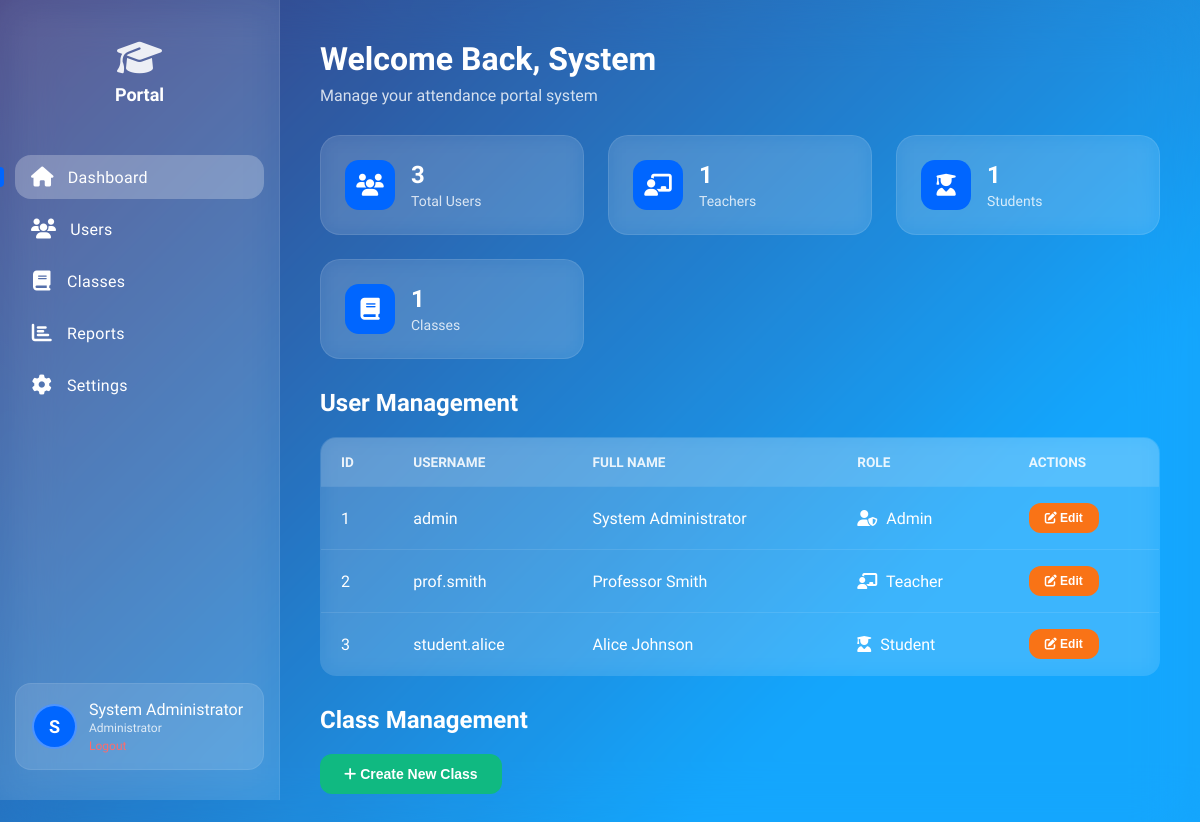
Page /admin/ (signed in) on the committed database.
### tables this page shows
CREATE TABLE `users` (
  `user_id` INT(11) NOT NULL AUTO_INCREMENT PRIMARY KEY,
  `username` VARCHAR(100) NOT NULL UNIQUE,
  `password_hash` VARCHAR(255) NOT NULL,  
  `role_id` INT(11) NOT NULL,              
  `full_name` VARCHAR(255) NOT NULL,
  `created_at` TIMESTAMP DEFAULT CURRENT_TIMESTAMP
);

### admin/index.php (the view, shortened to what this page needs)
<?php
require_once "../config/config.php";
$users = [];
$sql = "SELECT user_id, username, full_name, role_id FROM users ORDER BY role_id, full_name";
$result = $conn->query($sql);
if ($result && $result->num_rows > 0) {
    while($row = $result->fetch_assoc()) {
        $users[] = $row;
    }
}
$total_users = count($users);
$total_teachers = count(array_filter($users, fn($u) => $u['role_id'] == 2));
$total_students = count(array_filter($users, fn($u) => $u['role_id'] == 3));
$classes_sql = "SELECT COUNT(*) as count FROM classes";
$classes_result = $conn->query($classes_sql);
$total_classes = $classes_result ? $classes_result->fetch_assoc()['count'] : 0;
function get_role_name($id) {
    switch ($id) {
        case 1: return "Admin";
        case 2: return "Teacher";
        case 3: return "Student";
    }
}
function get_role_icon($id) {
    switch ($id) {
        case 1: return "fas fa-user-shield";
        case 2: return "fas fa-chalkboard-teacher";
        case 3: return "fas fa-user-graduate";
    }
}
?>
<!DOCTYPE html>
<html lang="en">
<head>
    <link rel="stylesheet" href="../style.css">
    <link rel="stylesheet" href="https://cdnjs.cloudflare.com/ajax/libs/font-awesome/6.4.0/css/all.min.css">
</head>
<body>
    <div class="dashboard-container">
        <aside class="sidebar">
            <div class="logo">
                <i class="fas fa-graduation-cap"></i>
                <span>Portal</span>
            </div>
            <nav class="menu">
                <ul>
                    <li class="active">
                        <a href="index.php">
                            <i class="fas fa-home"></i>
                            <span>Dashboard</span>
                        </a>
                    </li>
                    <li>
                        <a href="index.php">
                            <i class="fas fa-users"></i>
                            <span>Users</span>
                        </a>
                    </li>
                    <li>
                        <a href="index.php">
                            <i class="fas fa-book"></i>
                            <span>Classes</span>
                        </a>
                    </li>
                    <li>
                        <a href="index.php">
                            <i class="fas fa-chart-bar"></i>
                            <span>Reports</span>
                        </a>
                    </li>
                    <li>
                        <a href="index.php">
                            <i class="fas fa-cog"></i>
                            <span>Settings</span>
                        </a>
                    </li>
                </ul>
            </nav>
            <div class="profile">
                <div class="avatar">
                    <?php echo strtoupper(substr($_SESSION['full_name'], 0, 1)); ?>
                </div>
                <div class="user-info">
                    <h3><?php echo htmlspecialchars($_SESSION['full_name']); ?></h3>
                    <p>Administrator</p>
                    <a href="../config/logout.php" class="logout-link">Logout</a>
                </div>
            </div>
        </aside>
        <main class="content">
            <header>
                <h1>Welcome Back, <?php echo htmlspecialchars(explode(' ', $_SESSION['full_name'])[0]); ?></h1>
                <p>Manage your attendance portal system</p>
            </header>
            <div class="card-container">
                <div class="card">
                    <div class="card-icon">
                        <i class="fas fa-users"></i>
                    </div>
                    <div class="card-info">
                        <h3><?php echo $total_users; ?></h3>
                        <p>Total Users</p>
                    </div>
                </div>
                <div class="card">
                    <div class="card-icon">
                        <i class="fas fa-chalkboard-teacher"></i>
                    </div>
                    <div class="card-info">
                        <h3><?php echo $total_teachers; ?></h3>
                        <p>Teachers</p>
                    </div>
                </div>
                <div class="card">
                    <div class="card-icon">
                        <i class="fas fa-user-graduate"></i>
                    </div>
                    <div class="card-info">
                        <h3><?php echo $total_students; ?></h3>
                        <p>Students</p>
                    </div>
                </div>
                <div class="card">
                    <div class="card-icon">
                        <i class="fas fa-book"></i>
                    </div>
                    <div class="card-info">
                        <h3><?php echo $total_classes; ?></h3>
                        <p>Classes</p>
                    </div>
                </div>
            </div>
            <h2>User Management</h2>
            <?php if (!empty($users)): ?>
                <table>
                    <thead>
                        <tr>
                            <th>ID</th>
                            <th>Username</th>
                            <th>Full Name</th>
                            <th>Role</th>
                            <th>Actions</th>
                        </tr>
                    </thead>
                    <tbody>
                        <?php foreach ($users as $user): ?>
                        <tr>
                            <td><?php echo $user['user_id']; ?></td>
                            <td><?php echo htmlspecialchars($user['username']); ?></td>
                            <td><?php echo htmlspecialchars($user['full_name']); ?></td>
                            <td>
                                <i class="<?php echo get_role_icon($user['role_id']); ?>" style="margin-right: 5px;"></i>
                                <?php echo get_role_name($user['role_id']); ?>
                            </td>
                            <td>
                                <button style="background: #f97316; padding: 8px 16px; font-size: 12px;">
                                    <i class="fas fa-edit"></i> Edit
                                </button>
                            </td>
                        </tr>
                        <?php endforeach; ?>
                    </tbody>
                </table>
            <?php else: ?>
                <div class="message">No users found in the database.</div>
            <?php endif; ?>
            <h2 style="margin-top: 30px;">Class Management</h2>
            <button style="background-color: var(--secondary-color);">
                <i class="fas fa-plus"></i> Create New Class
            </button>
        </main>
    </div>
</body>
</html>

### rows in the picture
users: role "1", user_id "1", username "admin", full_name "System Administrator", role "Admin"
users: user_id "2", username "prof.smith", full_name "Professor Smith", role "Teacher"
users: user_id "3", username "student.alice", full_name "Alice Johnson", role "Student"

### other values in the picture
substr($_SESSION['full_name'], 0, 1) "S"
$_SESSION['full_name'] "System Administrator"
explode(' ', $_SESSION['full_name'])[0] "System"
$total_users "3"
$total_classes "1"
